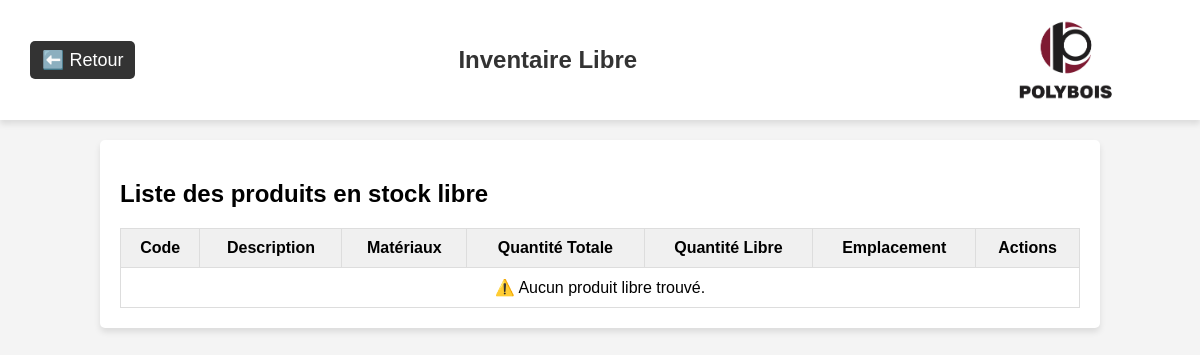
Page /inventaire/libre on the earlier database version.
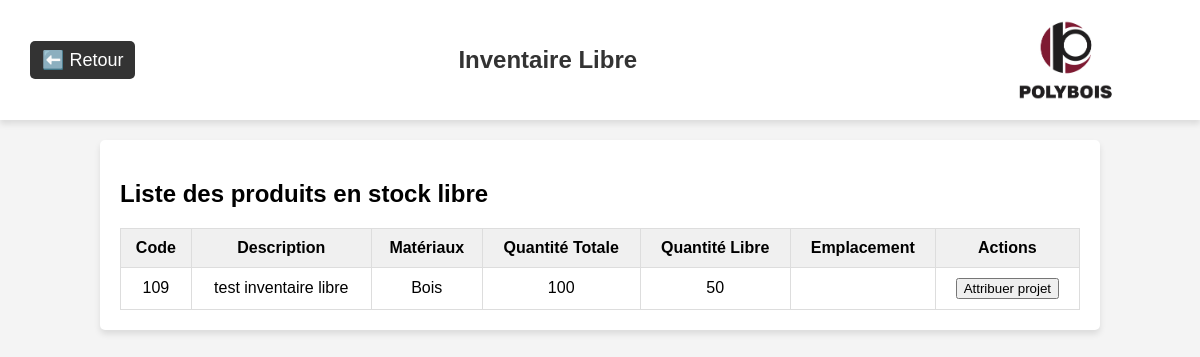
Same page on the later database version.
### app/models/produit.py (models this page shows, shortened)
class Produit(db.Model):
    __tablename__ = 'produit'
    id = db.Column(db.Integer, primary_key=True)
    code = db.Column(db.String(50), unique=True, nullable=False)
    description = db.Column(db.String(255))
    materiaux = db.Column(db.String(100))
    categorie = db.Column(db.String(100))
    quantite = db.Column(db.Integer, default=0)
    historique = db.Column(db.Text, default='[]')  # Historique des modifications, stocké en JSON
    projets_associes = db.relationship("ProduitProjet", back_populates="produit", cascade="all, delete-orphan")
    lignes_achat = db.relationship("LigneAchat", back_populates="produit", cascade="all, delete-orphan")
    lignes_commande = db.relationship("LigneCommandeProduction", back_populates="produit", cascade="all, delete-orphan")
    stocks = db.relationship("Stock", back_populates="produit", cascade="all, delete-orphan")

### app/routes/inventaire_routes.py (the view)
@inventaire_bp.route("/libre")
def inventaire_libre():
    produits = Produit.query.all()
    produits_libres = []
    for produit in produits:
        total_attribue = sum(assoc.quantite for assoc in produit.projets_associes)
        free = produit.quantite - total_attribue
        if free > 0:
            produit.free = free
            produits_libres.append(produit)
    return render_template("inventaire_libre.html", produits=produits_libres)

### app/templates/inventaire_libre.html (shortened to what this page needs)
<!DOCTYPE html>
<html lang="fr">
  <head>
  </head>
  <body>
    <header>
      <a class="return-link" href="/inventaire">⬅️ Retour</a>
      <h1 class="module-title">Inventaire Libre</h1>
      <img class="logo-polybois" src="{{ url_for('static', filename='images/logo.png') }}" alt="Logo Polybois">
    </header>
    <div class="container">
      <h2>Liste des produits en stock libre</h2>
      <table id="produits">
        <thead>
          <tr>
            <th>Code</th>
            <th>Description</th>
            <th>Matériaux</th>
            <th>Quantité Totale</th>
            <th>Quantité Libre</th>
            <th>Emplacement</th>
            <th>Actions</th>
          </tr>
        </thead>
        <tbody>
          {% if produits %}
            {% for produit in produits %}
              <tr>
                <td>{{ produit.code }}</td>
                <td>{{ produit.description }}</td>
                <td>{{ produit.materiaux }}</td>
                <td>{{ produit.quantite }}</td>
                <td>{{ produit.free }}</td>
                <td>{{ produit.emplacement }}</td>
                <td>
                  <button onclick="attribuer_projet('{{ produit.code }}')">Attribuer projet</button>
                </td>
              </tr>
            {% endfor %}
          {% else %}
            <tr>
              <td colspan="7">⚠️ Aucun produit libre trouvé.</td>
            </tr>
          {% endif %}
        </tbody>
      </table>
    </div>
  </body>
</html>

Differences in the rows shown:
added Produit: code "109", description "test inventaire libre", materiaux "Bois", quantite "100", free "50"
Other differences:
text no longer shown: "⚠️ Aucun produit libre trouvé."
